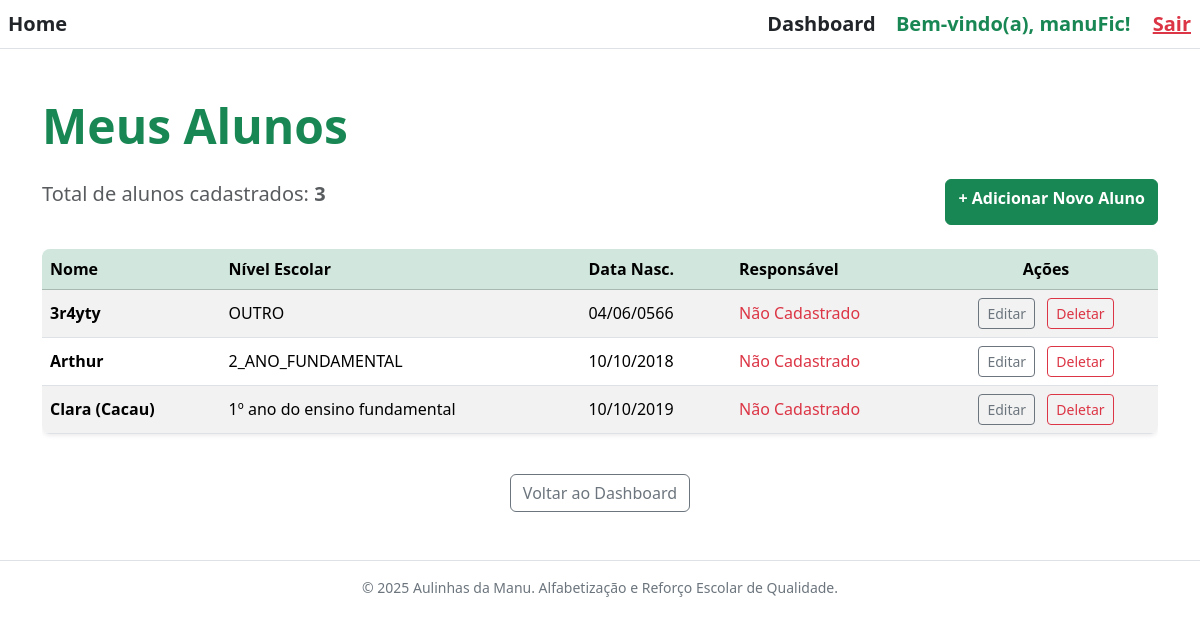
Page /alunos/ (signed in) on the earlier database version.
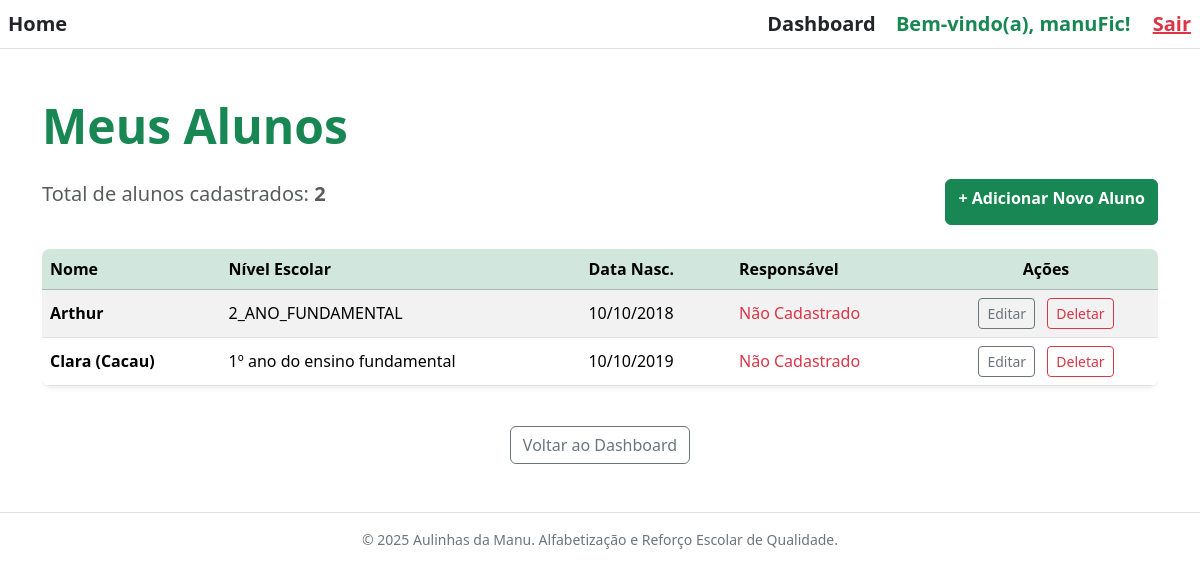
Same page on the later database version.
### alunos/models.py (models this page shows, shortened)
class Aluno(models.Model):
    ID_Aluno = models.AutoField(primary_key=True)
    professor = models.ForeignKey(User, on_delete=models.CASCADE, related_name='alunos', null=True)
    Nome = models.CharField(max_length=100)
    DataNascimento = models.DateField()
    NivelEscolar = models.CharField(
        max_length=50,
        choices=NIVEL_ESCOLAR_CHOICES,
        default='OUTRO',
        blank=False,
        null=False,
        db_index=True)
    ObservacoesProgresso = models.TextField(blank=True)
    ativo = models.BooleanField(default=True)
    responsavel = models.ForeignKey(
        Responsavel,
        on_delete=models.SET_NULL,
        null=True,
        blank=True,
        related_name='alunos_associados'
    )

### alunos/views.py (the view)
# urls.py: path('', AlunoListView.as_view(), name='lista_alunos'),
class AlunoListView(LoginRequiredMixin, ListView):
    model = Aluno
    context_object_name = 'alunos'
    template_name = 'alunos/aluno_lista.html'
    def get_queryset(self):
        return Aluno.objects.filter(professor=self.request.user).order_by('Nome')

### alunos/templates/alunos/aluno_lista.html (shortened to what this page needs)
{% extends 'base.html' %}
{% block content %}
<div class="container my-5">
    <h1 class="display-5 fw-bold text-success mb-4">
        Meus Alunos
    </h1>
    <div class="d-flex justify-content-between mb-4">
        <p class="lead text-muted">Total de alunos cadastrados: <span class="fw-bold">{{ alunos.count }}</span></p>
        <a href="{% url 'alunos:adicionar_aluno' %}" class="btn btn-success fw-bold">
            + Adicionar Novo Aluno
        </a>
    </div>
    {% if alunos %}
        <div class="table-responsive">
            <table class="table table-striped table-hover align-middle shadow-sm rounded-3 overflow-hidden">
                <thead class="table-success">
                    <tr>
                        <th scope="col">Nome</th>
                        <th scope="col">Nível Escolar</th>
                        <th scope="col">Data Nasc.</th>
                        <th scope="col">Responsável</th>
                        <th scope="col" class="text-center">Ações</th>
                    </tr>
                </thead>
                <tbody>
                    {% for aluno in alunos %}
                    <tr>
                        <td class="fw-bold">{{ aluno.Nome }}</td>
                        <td>{{ aluno.NivelEscolar }}</td>
                        <td>{{ aluno.DataNascimento|date:"d/m/Y" }}</td>
                        <td>
                            {% if aluno.responsavel %}
                                {{ aluno.responsavel.Nome }}
                            {% else %}
                                <span class="text-danger">Não Cadastrado</span>
                            {% endif %}
                        </td>
                        <td class="text-center">
                            <a href="{% url 'alunos:editar_aluno' pk=aluno.pk %}"
                               class="btn btn-sm btn-outline-secondary me-2"
                               title="Editar Informações">
                                Editar
                            </a>
                            <a href="{% url 'alunos:deletar_aluno' pk=aluno.pk %}"
                               class="btn btn-sm btn-outline-danger"
                               title="Excluir Aluno">
                                Deletar
                            </a>
                        </td>
                    </tr>
                    {% endfor %}
                </tbody>
            </table>
        </div>
    {% else %}
        <div class="alert alert-info text-center mt-5" role="alert">
            Você ainda não tem alunos cadastrados. <a href="{% url 'alunos:adicionar_aluno' %}" class="alert-link fw-bold">Clique aqui para adicionar o primeiro aluno!</a>
        </div>
    {% endif %}
    <div class="mt-4 text-center">
        <a href="{% url 'principal:dashboard' %}" class="btn btn-outline-secondary">Voltar ao Dashboard</a>
    </div>
</div>
{% endblock %}

Differences in the rows shown:
removed Aluno: Nome "3r4yty", NivelEscolar "OUTRO", DataNascimento "04/06/0566", shows "Não Cadastrado"
Other differences:
{{ alunos.count }}: "3" → "2"
